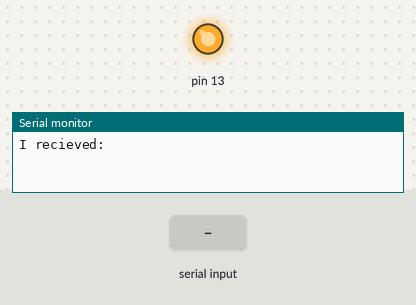
A sketch run on a simulated Arduino Uno, built with avr-gcc and run on an emulated ATmega328P. Parts: output pins drawn as LEDs (lit = HIGH), the last lines printed to the serial monitor. The inputs (shaded band) are chosen by the test bench.

Above: at 1.2 s.
1.3 s: "SHOOT" received over Serial
At 3.1 s:
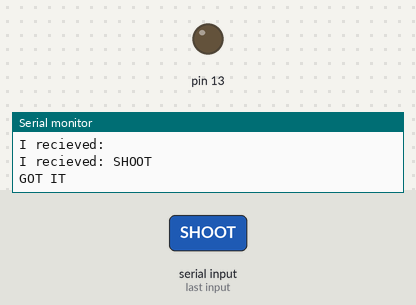
4.3 s: "1" received over Serial
Timing chart, 0 to 7.3 s (numbered marks = the images above; inputs shaded):
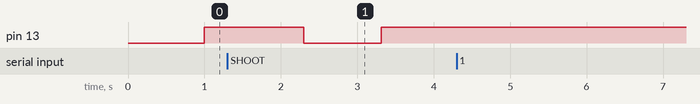

The sketch:

sketch_apr28a.ino
```cpp
void setup() {
  Serial.begin(57600);
  pinMode(13, OUTPUT);
}

void loop() {
  String input = Serial.readString();
  Serial.print("I recieved: ");
  Serial.println(input);
  digitalWrite(13, HIGH);
  if(input == "SHOOT") {
    //If we had the nerf gun and/or servos the movement/shoot code would go here.
    //For now, it just shuts off the LED on the arduino
    digitalWrite(13, LOW);
    Serial.println("GOT IT");
    delay(10);
  }
}
```

Measured:
- after the input at 1.3 s, pin 13: HIGH → LOW after 1.0 s, → HIGH 1.0 s later
